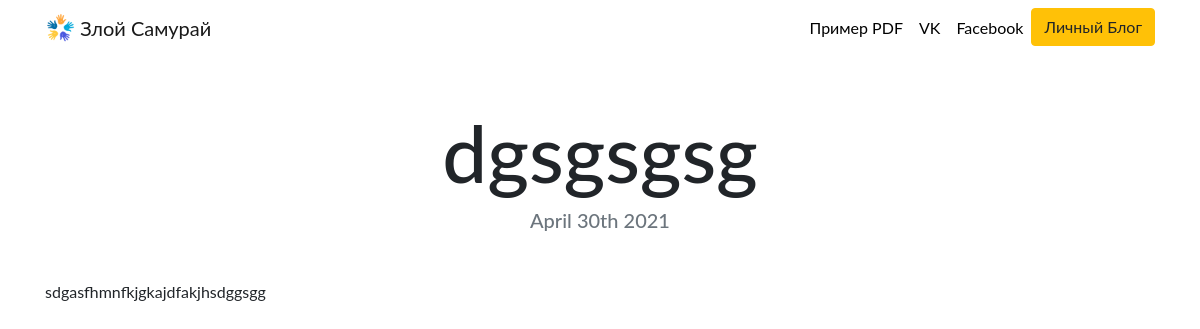
Before: /blog/2/ with the older database file.
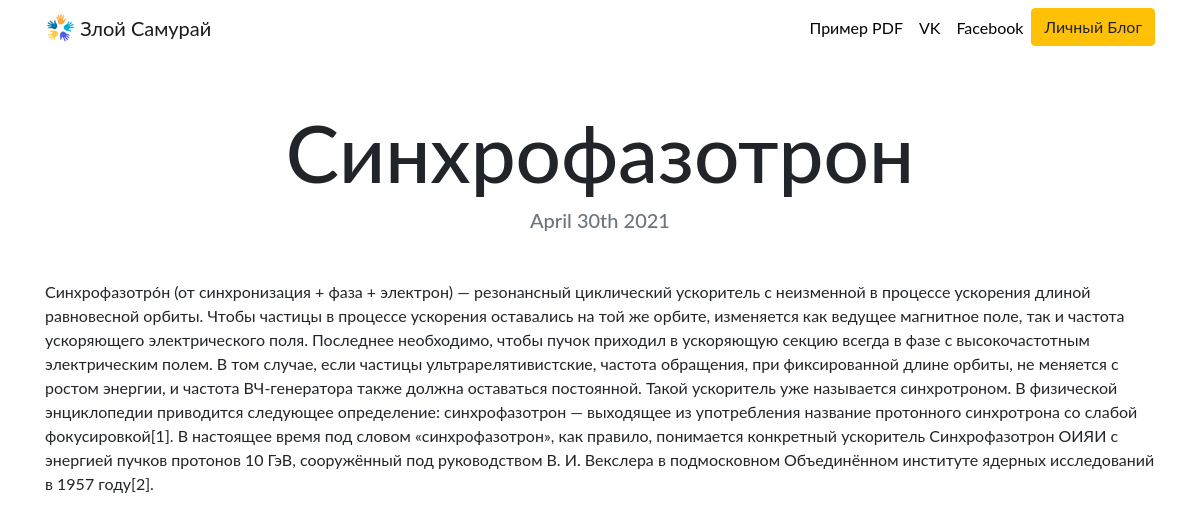
After: the same page with the newer database file.
### blog/models.py (models this page shows, shortened)
class Blog(models.Model):
    title = models.CharField(max_length=200)
    text = models.TextField()
    date = models.DateField()

### blog/views.py (the view)
# urls.py: path('<int:blog_id>/', views.detail, name='detail'),
def detail(request, blog_id):
    blog = get_object_or_404(Blog, pk=blog_id)
    return render(request, 'blog/detail.html', {'blog': blog})

### blog/templates/blog/detail.html (shortened to what this page needs)
{% extends "portfolio/base.html" %}
{% load static %}
{% block content %}
<h1 class="text-center mt-5" id="blogdetailtitle">{{ blog.title }}</h1>
<h5 class="text-center text-muted mb-5">{{ blog.date|date:'F jS Y' }}</h5>
{{ blog.text|safe }}
{% endblock %}

Changed rows visible on the page:
changed Blog: title "dgsgsgsg" → "Синхрофазотрон"; text "sdgasfhmnfkjgkajdfakjhsdggsgg" → "Синхрофазотро́н (от синхронизация + фаза + электрон) — резонансный циклический ускоритель с неизменной в процессе ускорения длиной равновесной орбиты. Чтобы частицы в процессе ускорения оставались на той же орбите, изменяется как ведущее магнитное поле, так и частота ускоряющего электрического поля. Последнее необходимо, чтобы пучок приходил в ускоряющую секцию всегда в фазе с высокочастотным электрическим полем. В том случае, если частицы ультрарелятивистские, частота обращения, при фиксированной длине орбиты, не меняется с ростом энергии, и частота ВЧ-генератора также должна оставаться постоянной. Такой ускоритель уже называется синхротроном. В физической энциклопедии приводится следующее…"
